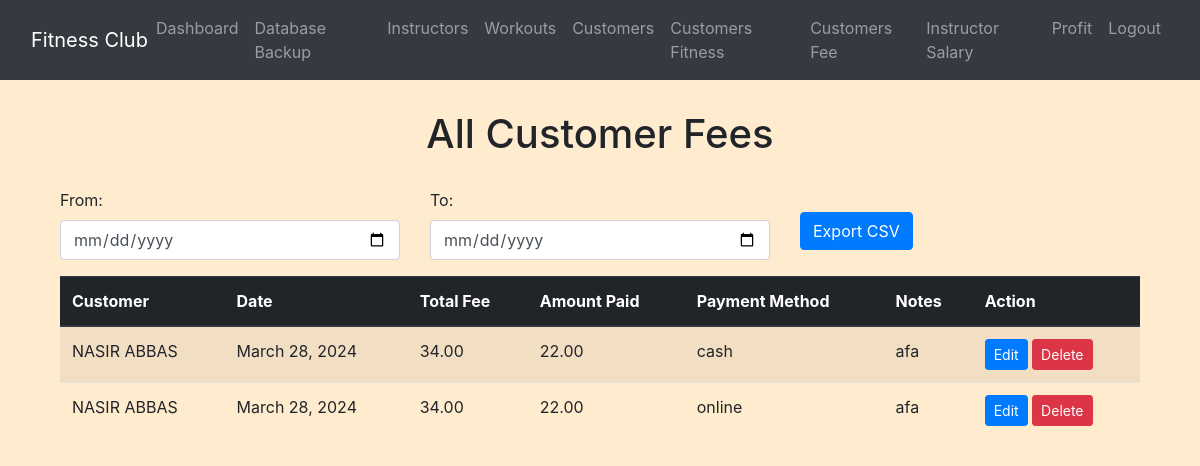
/view_customer_fees/ (signed in), run on the app's committed database.
### fitnessapp/models.py (models this page shows, shortened)
class CustomerFeeReport(models.Model):
    PAYMENT_METHOD_CHOICES = [
        ('online', 'Online'),
        ('cash', 'Cash'),
    ]
    customer = models.ForeignKey(Customer, on_delete=models.CASCADE)
    date = models.DateField()
    total_fee = models.DecimalField(max_digits=10, decimal_places=2)
    amount_paid = models.DecimalField(max_digits=10, decimal_places=2)
    payment_method = models.CharField(max_length=50, choices=PAYMENT_METHOD_CHOICES)
    notes = models.TextField(blank=True)

class Customer(models.Model):
    customer_id = models.AutoField(primary_key=True)
    name = models.CharField(max_length=100)
    email = models.EmailField(unique=True)
    password = models.CharField(max_length=100)
    phone_number = models.CharField(max_length=15)
    address = models.TextField()
    workout_plan = models.ForeignKey(Workout, on_delete=models.SET_NULL, null=True)
    def __str__(self):
        return self.name

### fitnessapp/views.py (the view)
# urls.py: path('view_customer_fees/', views.view_customer_fees, name='view_customer_fees'),
def view_customer_fees(request):
    if 'manager_username' not in request.session:
        return redirect('manager_login')
    manager_username = request.session['manager_username']
    search_date = request.GET.get('search_date')
    start_date = request.GET.get('start_date')
    end_date = request.GET.get('end_date')
    customer_fees = CustomerFeeReport.objects.all()
    if search_date:
        customer_fees = customer_fees.filter(date=search_date)
    elif start_date and end_date:
        customer_fees = customer_fees.filter(date__range=(start_date, end_date))
    return render(request, 'manager/view_customer_fees.html', {'customer_fees': customer_fees , 'manager_username': manager_username})

### fitnessapp/templates/manager/view_customer_fees.html (shortened to what this page needs)
{% extends './base.html' %}
{% block content %}
    <div class="container">
        <h1>All Customer Fees</h1>
        <form action="{% url 'export_customer_fees_csv' %}" method="get" class="mb-3">
            <div class="row">
                <div class="col">
                    <label for="search_date_from">From:</label>
                    <input type="date" id="search_date_from" name="search_date_from" class="form-control">
                </div>
                <div class="col">
                    <label for="search_date_to">To:</label>
                    <input type="date" id="search_date_to" name="search_date_to" class="form-control">
                </div>
                <div class="col">
                    <button type="submit" class="btn btn-primary mt-4">Export CSV</button>
                </div>
            </div>
        </form>
        <table class="table table-striped">
            <thead class="thead-dark">
                <tr>
                    <th>Customer</th>
                    <th>Date</th>
                    <th>Total Fee</th>
                    <th>Amount Paid</th>
                    <th>Payment Method</th>
                    <th>Notes</th>
                    <th>Action</th>
                </tr>
            </thead>
            <tbody>
                {% for fee in customer_fees %}
                <tr>
                    <td>{{ fee.customer }}</td>
                    <td>{{ fee.date }}</td>
                    <td>{{ fee.total_fee }}</td>
                    <td>{{ fee.amount_paid }}</td>
                    <td>{{ fee.payment_method }}</td>
                    <td>{{ fee.notes }}</td>
                    <td>
                        <a href="{% url 'edit_customer_fee' fee.id %}" class="btn btn-primary btn-sm">Edit</a>
                        <a href="{% url 'delete_customer_fee' fee.id %}" class="btn btn-danger btn-sm">Delete</a>
                    </td>
                </tr>
                {% endfor %}
            </tbody>
        </table>
    </div>
{% endblock %}

### fitnessapp/templates/manager/base.html (shortened to what this page needs)
<!DOCTYPE html>
<html lang="en">
{% load static %}
<head>
    <link rel="stylesheet" href="{% static 'css/bootstrap.min.css' %}">
</head>
<body>
    <nav class="navbar navbar-expand-lg navbar-dark bg-dark">
        <div class="container-fluid">
            <a class="navbar-brand mr-auto" href="{% url "home" %}">Fitness Club</a>
            <div class="collapse navbar-collapse" id="navbarNav">
                <ul class="navbar-nav ml-auto">
                    {% if manager_username %}
                        <li class="nav-item">
                            <a class="nav-link" href="{% url 'dashboard' %}">Dashboard</a>
                        </li>
                        <li class="nav-item">
                            <a class="nav-link" href="{% url 'backup_database' %}">Database Backup</a>
                        </li>
                        <li class="nav-item">
                            <a class="nav-link" href="{% url 'add_instructor' %}">Instructors</a>
                        </li>
                        <li class="nav-item">
                            <a class="nav-link" href="{% url 'add_workout' %}">Workouts</a>
                        </li>
                        <li class="nav-item">
                            <a class="nav-link" href="{% url 'add_customer' %}">Customers</a>
                        </li>
                        <li class="nav-item">
                            <a class="nav-link" href="{% url 'add_customer_fitness' %}">Customers Fitness</a>
                        </li>
                        <li class="nav-item">
                            <a class="nav-link" href="{% url 'add_customer_fee' %}">Customers Fee</a>
                        </li>
                        <li class="nav-item">
                            <a class="nav-link" href="{% url 'add_instructor_salary' %}">Instructor Salary</a>
                        </li>
                        <li class="nav-item">
                            <a class="nav-link" href="{% url 'view_profit' %}">Profit</a>
                        </li>
                        <li class="nav-item">
                            <a class="nav-link" href="{% url 'logout' %}">Logout</a>
                        </li>
                    {% endif %}
                </ul>
            </div>
        </div>
    </nav>
    <div class="container">
        {% block content %}{% endblock %}
    </div>
</body>
</html>

### fitnessapp/templates/manager/base.html (style rules this page uses)
body { background-color: blanchedalmond; }
h1, h2, h3, h4, h5 { margin: 30px; text-align: center; }

### data on the page
CustomerFeeReport: customer "NASIR ABBAS", date "March 28, 2024", total_fee "34.00", amount_paid "22.00", payment_method "cash", notes "afa"
CustomerFeeReport: customer "NASIR ABBAS", date "March 28, 2024", total_fee "34.00", amount_paid "22.00", payment_method "online", notes "afa"
